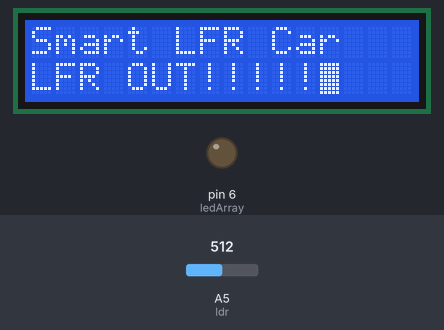
This sketch was run on a simulated Arduino Uno, built with avr-gcc and run on an emulated ATmega328P. Shown: 16×2 character LCD, output pins drawn as LEDs (lit = HIGH). Inputs (shaded band) come from the test bench; at power-on: A5 (ldr) = 512. What the sketch prints to the serial monitor is not drawn.

Above: at 1.2 s.
1.3 s: A5 (ldr) set to 491
At 2.2 s:
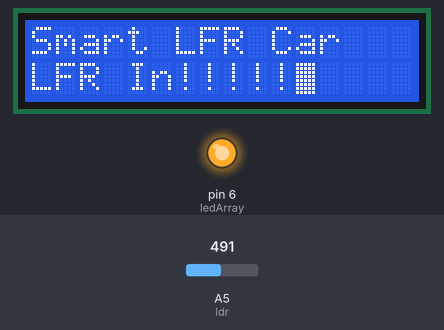
Timing chart, 0 to 4.3 s (numbered marks = the images above; inputs shaded):
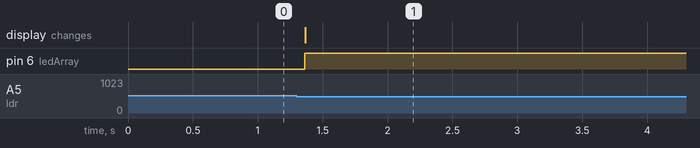

The sketch:

Cave_Code_By_SA.ino
```cpp
int ledArray=6;
int ldr=A5;
int value = 0;
#include <LiquidCrystal.h> //Load Liquid Crystal Library
LiquidCrystal LCD(10, 9, 5, 4, 3, 2);  //Create Liquid Crystal Object called LCD
long duration;

int myCounter=0;  //declare your variable myCounter and set to 0

float Duration;  //time for ping to travel from sensor to target and return
float Distance; //Distance to Target in inches

void setup() {
Serial.begin(9600);
pinMode(ldr, INPUT);
pinMode(ledArray, OUTPUT);
LCD.begin(16,2); //Tell Arduino to start your 16 column 2 row LCD
LCD.setCursor(0,0);  //Set LCD cursor to upper left corner, column 0, row 0
LCD.print("Smart LFR Car");  //Print Message on First Row
}
void loop() {

  value= analogRead(ldr);
 Serial.println("Intensity of the LDR is =");
 Serial.println(value);


  if(value <= 500){
      digitalWrite(ledArray, HIGH);   // turn the LED on (HIGH is the voltage level)
    LCD.setCursor(0,1);  //Set cursor to first column of second row
  LCD.print("                "); //Print blanks to clear the row
  LCD.setCursor(0,1);   //Set Cursor again to first column of second row
  LCD.print("LFR In!!!!!"); //Print measured distance
  LCD.blink();
  delay(5000); //pause to let things settle

      }
      else{
     digitalWrite(ledArray, LOW);   // turn the LED on (HIGH is the voltage level)

    LCD.setCursor(0,1);  //Set cursor to first column of second row
  LCD.print("                "); //Print blanks to clear the row
  LCD.setCursor(0,1);   //Set Cursor again to first column of second row
  LCD.print("LFR OUT!!!!!"); //Print measured distance
  LCD.blink();
  //delay(0); //pause to let things settle

    }


  }
```

Measured:
- the behaviour switches between 501 and 500 on A5 (ldr) (found by bisection; images 0 and 1)
- after the input at 1.3 s, pin 6 (ledArray): LOW → HIGH after 0.06 s; the display: changes after 0.07 s (image 1)
